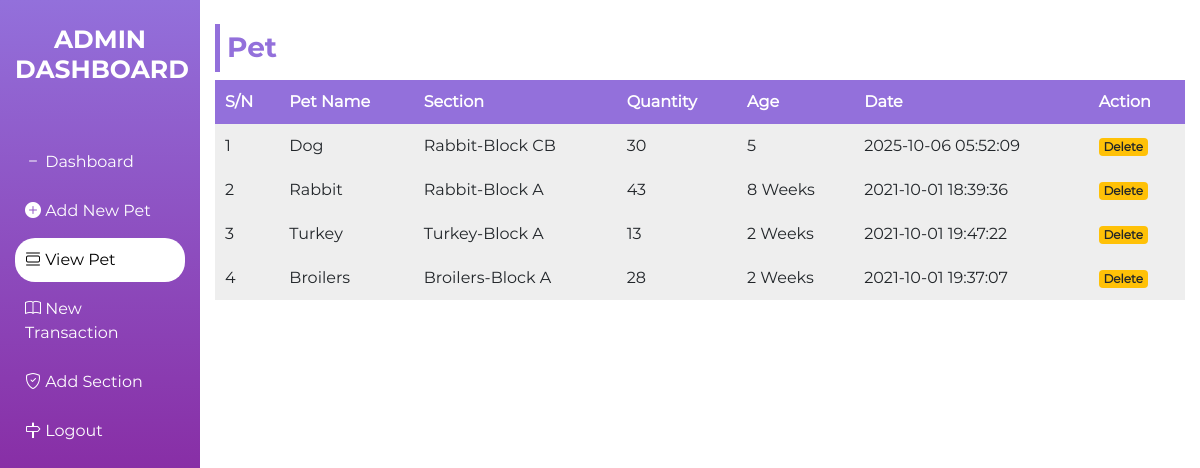
The page /view.php on the database its author committed.
### tables this page shows
CREATE TABLE `pet` (
  `id` int(11) NOT NULL,
  `pname` varchar(110) NOT NULL,
  `section` varchar(110) NOT NULL,
  `quantity` varchar(110) NOT NULL,
  `age` varchar(11) NOT NULL,
  `sdate` timestamp NOT NULL DEFAULT current_timestamp() ON UPDATE current_timestamp()
);

### view.php (the view, shortened to what this page needs)
<?php
include "include/db_connection.php"
?>
<!DOCTYPE html>
<html>
<head>
	<link rel="stylesheet" type="text/css" href="bootstrap/css/bootstrap.min.css">
	<link rel="stylesheet" type="text/css" href="bootstrap-icons/bootstrap-icons.css">
	<link href="css/animate.min.css" rel="stylesheet">
	<link rel="stylesheet" type="text/css" href="css/admin.css">
</head>
<body>
 <section id="main">
    <div class="container-fluid">
            <div class="row">
                <div class="col-md-2 sidebar">
                    <br>
                    <h3>ADMIN DASHBOARD</h3>
                    <br><br>
                    <ul>
                        <li><a  href="dashboard.php"><span class="bi bi-dash"></span> Dashboard</a></li>
                        <li><a href="new.php"><span class="bi bi-plus-circle-fill"></span> Add New Pet</a></li>
                        <li><a class="active" href="view.php"><span class="bi bi-view-list"></span> View Pet</a></li>
                        <li><a href="trans.php"><span class="bi bi-book"></span> New Transaction</a></li>
                        <li><a href="section.php"><span class="bi bi-shield-check"></span> Add Section</a></li>
                        <li><a href="admin.php"><span class="bi bi-signpost"></span> Logout</a></li>
                    </ul>
                </div>
                <div class="col-md-10">
                    <br>
                    <div class="row">
                        <div class="col-md-12">
                            <h3>Pet</h3>
                            <table>
                                <tr>
                                    <th>S/N</th>
                                    <th>Pet Name</th>
                                    <th>Section</th>
                                    <th>Quantity</th>
                                    <th>Age</th>
                                    <th>Date</th>
                                    <th>Action</th>
                                </tr>
                                 <?php
                                 $counter = 1;
                                                $sql = "SELECT * FROM pet ORDER BY id DESC";
                                                $run = mysqli_query($dbcon,$sql);
                                                while($row = mysqli_fetch_assoc($run)){
                                            ?>
                                <tr>
                                    <td><?php echo $counter++; ?></td>
                                    <td><?php echo $row['pname']; ?></td>
                                    <td><?php echo $row['section']; ?></td>
                                    <td><?php echo $row['quantity']; ?></td>
                                    <td><?php echo $row['age']; ?></td>
                                    <td><?php echo $row['sdate']; ?></td>
                                    <td><a href="del_p.php?id=<?php echo $row['id']; ?>"> <badge class="badge badge-warning">Delete</badge></a></td>
                                </tr>
                                 <?php } ?>
                            </table>
                        </div>
                    </div>
                  </div>
              </div>
          </div>
    </section>
</body>
</html>

### css/admin.css (style rules this page uses)
* { margin:0; padding: 0; font-family: Mont; }
#main { height: 100%; border-radius: 20px; }
.sidebar { height: 100vh; background-image: linear-gradient( mediumpurple, purple); }
#main .col-md-2 h3 { color: #fff; font-size: 25px; text-align: center; font-family: Bold; }
#main ul { list-style: none; overflow: hidden; padding: 0; width: 100%; }
#main li a { text-decoration: none; margin-bottom: 5px; padding: 10px; color: #fff; display: block; width: 100%; }
#main li .active { background-color: #fff; color: #000; border-radius: 20px; }
#main table { width: 100%; background-color: #eee; }
#main .col-md-12 h3 { border-left: 5px solid mediumpurple; padding: 7px; color: mediumpurple; font-family: Bold; }
#main td, th { padding: 10px; }
#main th { background-color: mediumpurple; color: #fff; }

### rows shown on the page
pet: pname "Dog", section "Rabbit-Block CB", quantity "30", age "5", sdate "2025-10-06 05:52:09"
pet: pname "Rabbit", section "Rabbit-Block A", quantity "43", age "8 Weeks", sdate "2021-10-01 18:39:36"
pet: pname "Turkey", section "Turkey-Block A", quantity "13", age "2 Weeks", sdate "2021-10-01 19:47:22"
pet: pname "Broilers", section "Broilers-Block A", quantity "28", age "2 Weeks", sdate "2021-10-01 19:37:07"
